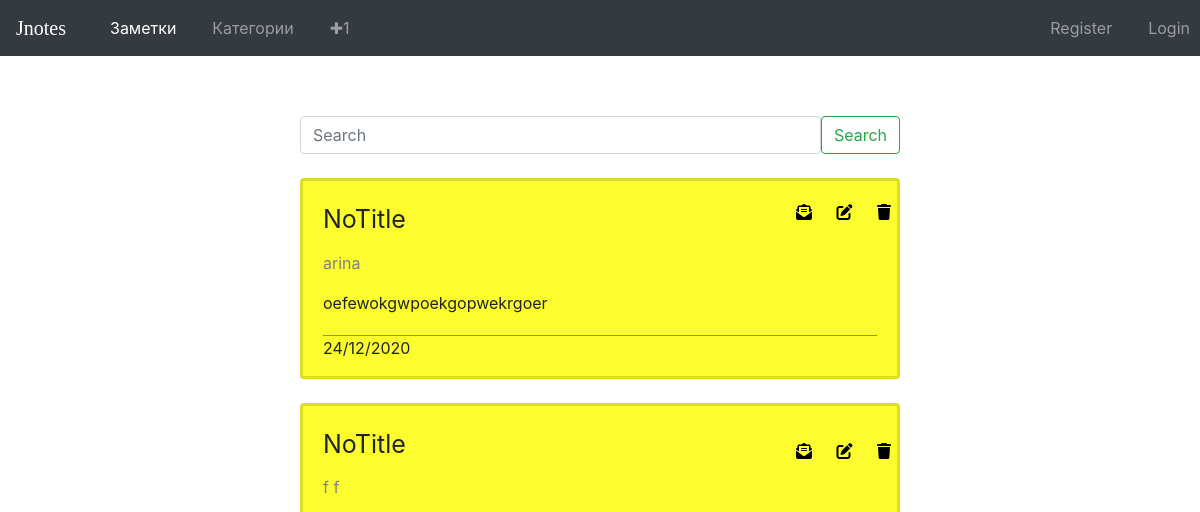
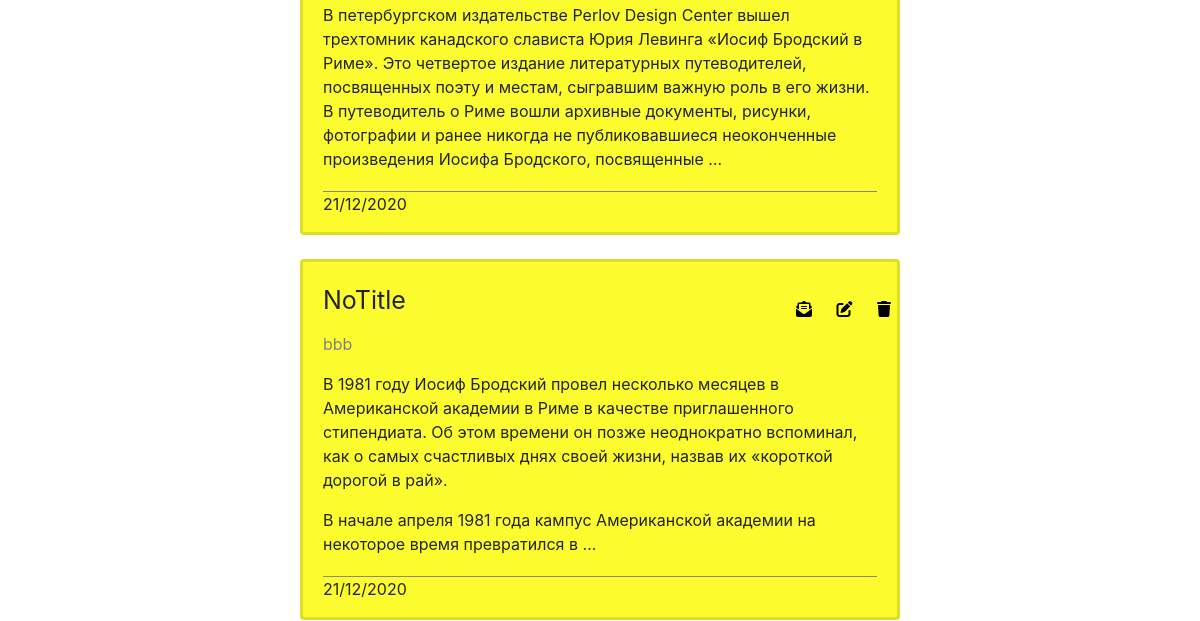
The app's page / (upper part), older data (2 pictures, top to bottom).
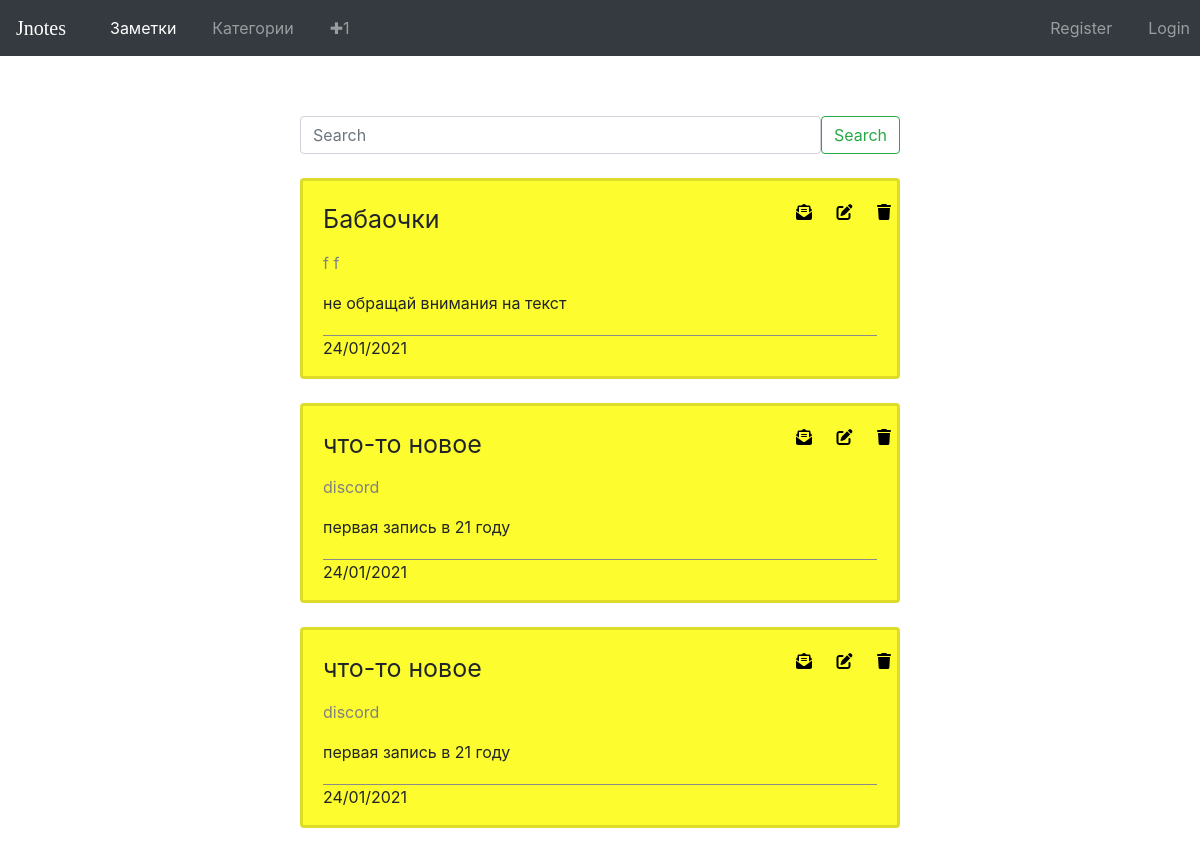
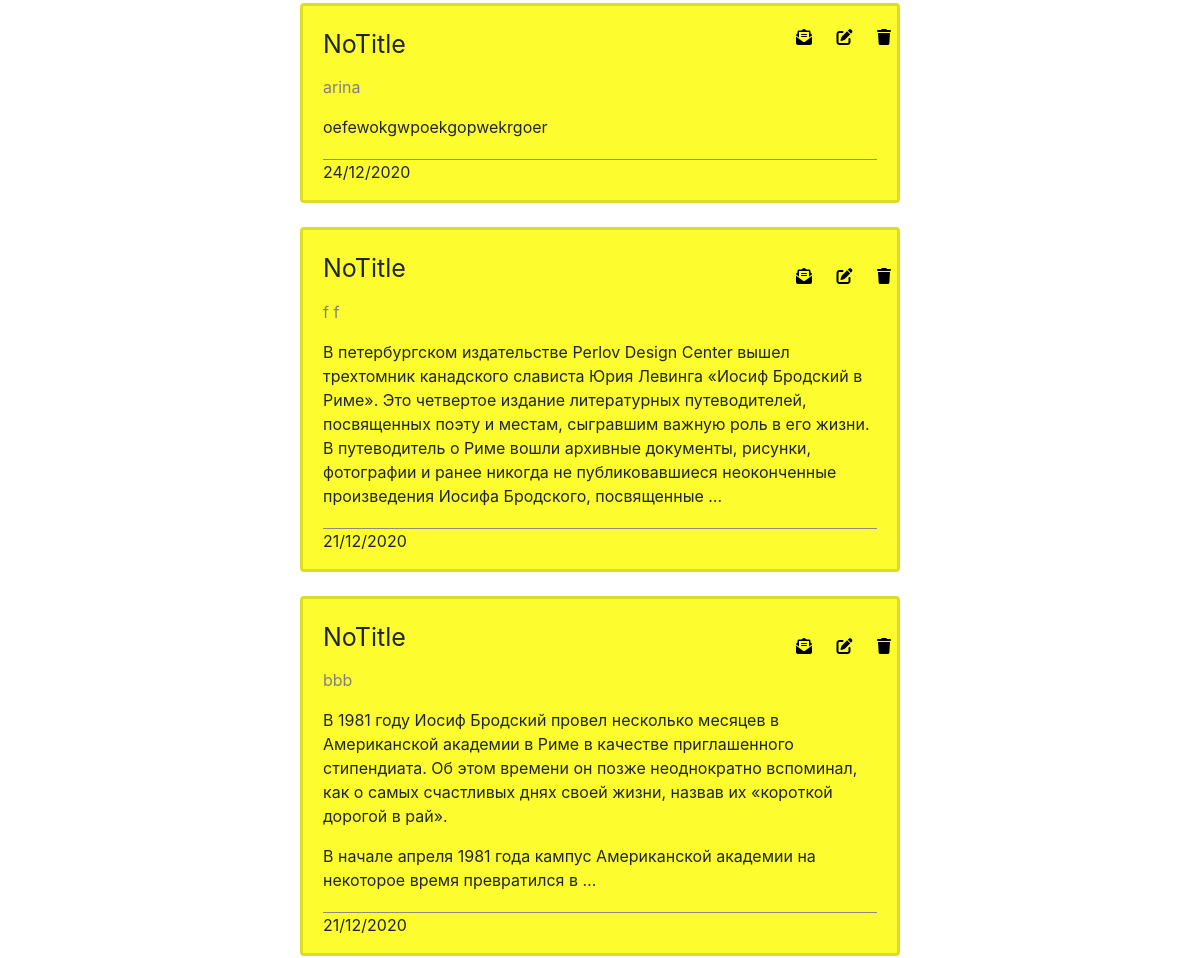
The same page, newer data (2 pictures, top to bottom).
### notes/models.py (models this page shows, shortened)
class Note(models.Model):
    title_note = models.CharField('Название', blank=True, max_length=150)
    category_note = models.ForeignKey(Category,blank=True, on_delete=models.CASCADE)
    content_note = models.TextField('Содержание', blank=True)
    date_note = models.DateTimeField(auto_now_add=True)

class Category(models.Model):
    name = models.CharField(max_length=255, unique=True, editable=True)
    def __str__(self):
        return self.name

### notes/views.py (the view)
# urls.py: path('', HomeView.as_view(), name='home'),
class HomeView(ListView):
    model = Note
    template_name = 'home.html'
    ordering = ['-date_note']
    context_object_name = 'notes_list'

### notes/templates/home.html (shortened to what this page needs)
{% extends 'base.html' %}
{% load static %}
{% block content %}
<link rel="stylesheet" href="{% static 'css/home.css' %}">
    <form class="d-flex search-field">
        <input class="form-control me-2" type="search" placeholder="Search" aria-label="Search">
        <button class="btn btn-outline-success" type="submit">Search</button>
    </form>
{% for post in notes_list %}
<div class="card">
  <div class="card-body">
    <p class="card-title">{{ post.title_note }}</p>
    <p class="card-category"><a href="{% url 'notes:one-category' post.category_note.pk  %}">{{ post.category_note }}</a></p>
    <p class="card-text">{{ post.content_note|linebreaks|truncatewords_html:50}}</p>
    <p class="card-date">{{ post.date_note|date:"d/m/Y" }}</p>
    <div class="card-options">
        <a href="{% url 'notes:note-detail' post.pk %}">
            <i class="fas fa-envelope-open-text"></i>
        </a>
        <a href="{% url 'notes:note-update' post.pk %}">
            <i class="fas fa-edit"></i>
        </a>
        <a href="{% url 'notes:note-delete' post.pk %}">
            <i class="fas fa-trash"></i>
        </a>
    </div>
</div>
</div>
{% endfor %}
{% endblock %}

Row changes from the older to the newer data that the page shows:
added Note: title_note "Бабаочки", category_note "f f", content_note "не обращай внимания на текст", date_note "24/01/2021"
added Note: title_note "что-то новое", category_note "discord", content_note "первая запись в 21 году", date_note "24/01/2021"
added Note: title_note "что-то новое", category_note "discord", content_note "первая запись в 21 году", date_note "24/01/2021"
